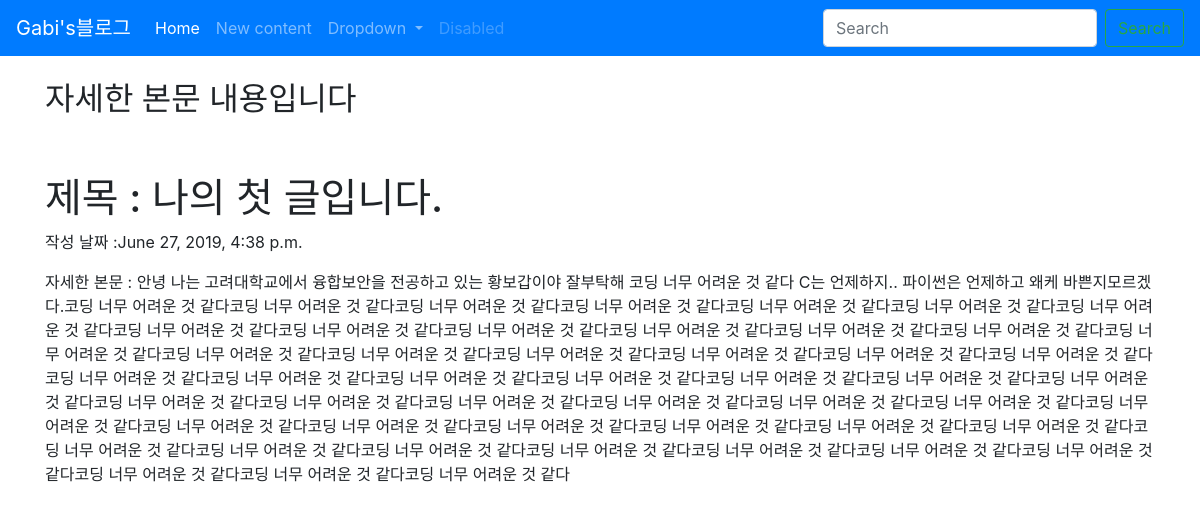
The page /blog/1 on the database its author committed.
### blog/models.py (models this page shows, shortened)
class Blog(models.Model):
    title = models.CharField(max_length=200)
    pub_date = models.DateTimeField('date published')
    body = models.TextField()

### blog/views.py (the view)
# urls.py: path('<int:blog_id>', views.detail, name="detail"),
def detail(request, blog_id):
    blog_detail = get_object_or_404(Blog, pk = blog_id)
    return render(request, 'detail.html', {'blog':blog_detail})

### blog/templates/detail.html
{% extends 'base.html'%}
{% block contents %}
<body>
<br>
<div class="container">
<h2>자세한 본문 내용입니다</h2>
<br><br>
<h1> 제목 : {{blog.title}} </h1>
<p style font-weight:bold> 작성 날짜 :{{blog.pub_date}} </p>
<p> 자세한 본문 : {{blog.body}} </p>
</div>
</body>
{% endblock %}

### rows shown on the page
Blog: title "나의 첫 글입니다.", pub_date "June 27, 2019, 4:38 p.m.", body "안녕 나는 고려대학교에서 융합보안을 전공하고 있는 황보갑이야 잘부탁해 코딩 너무 어려운 것 같다 C는 언제하지.. 파이썬은 언제하고 왜케 바쁜지모르겠다.코딩 너무 어려운 것 같다코딩 너무 어려운 것 같다코딩 너무 어려운 것 같다코딩 너무 어려운 것 같다코딩 너무 어려운 것 같다코딩 너무 어려운 것 같다코딩 너무 어려운 것 같다코딩 너무 어려운 것 같다코딩 너무 어려운 것 같다코딩 너무 어려운 것 같다코딩 너무 어려운 것 같다코딩 너무 어려운 것 같다코딩 너무 어려운 것 같다코딩 너무 어려운 것 같다코딩 너무 어려운 것 같다코딩 너무 어려운 것 같다코딩 너무 어려운 것 같다코딩 너무 어려운 것 같다코딩 너무 어려운 것 같다코딩 너무 어려운 것 같다코딩 너무 어려운 것 같다코딩 너무 어려운 것 같다코딩 너무 어려운 것 같다코딩 너무 어려운 것 같다코딩 너무 어려운 것 같다코딩 너무 어려운 것 같다코딩 너무 어려운 것 같다코딩 너무 어려운 것 같다코딩 너무 어려운 것 같다코딩 너무 어려운 것 같다코딩 너무 어려운 것 같다코딩 너무 어려운 것 같다코딩 너무 어려운 것 같다코딩 너무 어려운 것 같다코딩 너무 어려운 것 같다코딩 너무 어려운 것 같다코딩 너무 어려운 것 같다코딩 너무 어려운 것 같다코딩 너무 어려운 것 같다코딩 너무 어려운 것 같다코딩 너무 어려운 것 같다코딩 너무 어려운 것 같다코딩 너무 어려운 것 같다코딩 너무 어려운 것…"
